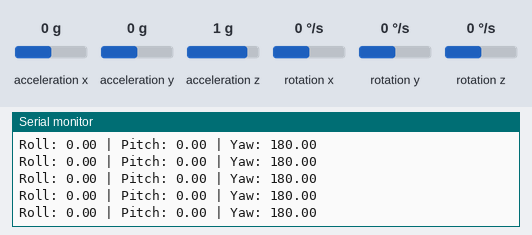
Bench run of a sketch on a simulated Arduino Uno, built with avr-gcc and run on an emulated ATmega328P. Parts: the last lines printed to the serial monitor. Wiring (inferred from the names in the program): MPU-6050 motion sensor at I2C address 0x68. Inputs (shaded band) come from the test bench; at power-on: acceleration z 1 g, acceleration x 0 g, acceleration y 0 g, rotation x 0 °/s, rotation y 0 °/s, rotation z 0 °/s.

Above: at 1.3 s.
1.4 s: acceleration z set to 0 g
4.4 s: acceleration x set to -1.4 g
At 4.44 s:
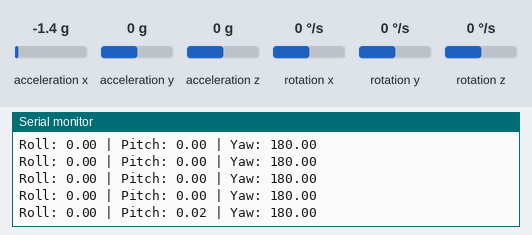
7.4 s: acceleration x set to 0 g
At 7.41 s:
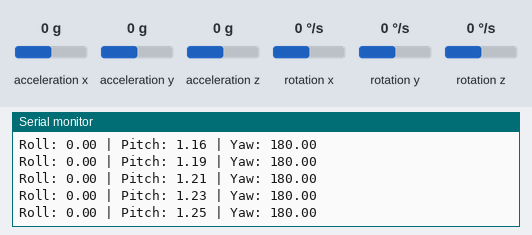
10.4 s: acceleration y set to -1.4 g
At 10.44 s:
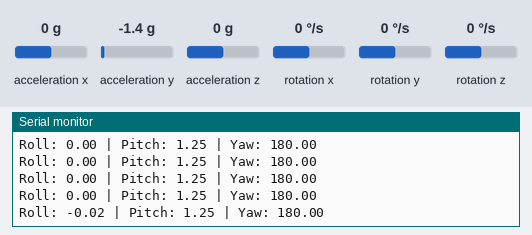
11.9 s: rotation x set to -192 °/s
At 11.95 s:
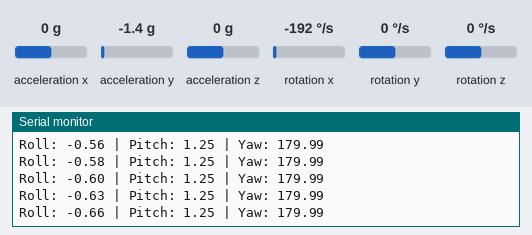
13.4 s: acceleration y set to 0 g
At 13.41 s:
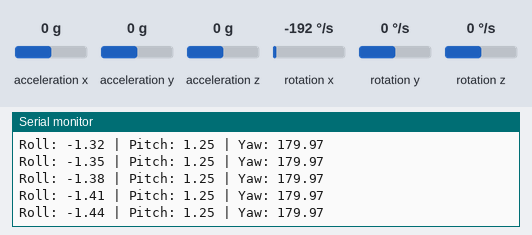
Timing chart, 0 to 16.4 s (numbered marks = the images above; inputs shaded):
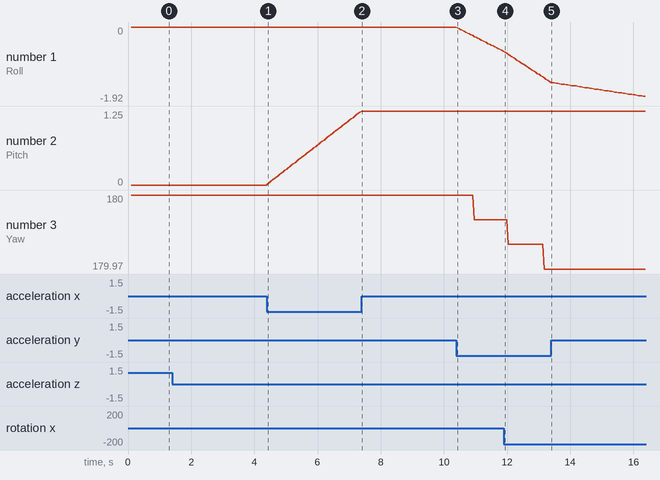

The sketch:

madgwick-filter-attempt1.ino
```cpp
#include <Wire.h>
#include <MadgwickAHRS.h>
#include <math.h>

Madgwick filter;

float ax, ay, az;
float gx, gy, gz;
unsigned long lastTime = 0;
float deltat;

void setup() {
  Serial.begin(9600);
  Wire.begin();
  Wire.setClock(400000);
  delay(100);

  // Wake up MPU6050
  Wire.beginTransmission(0x68);
  Wire.write(0x6B);
  Wire.write(0x00);
  Wire.endTransmission();

  // Configure accelerometer (±8g)
  Wire.beginTransmission(0x68);
  Wire.write(0x1C);
  Wire.write(0x10);
  Wire.endTransmission();

  // Configure gyroscope (±500 °/s)
  Wire.beginTransmission(0x68);
  Wire.write(0x1B);
  Wire.write(0x08);
  Wire.endTransmission();

  lastTime = micros();
}

void loop() {
  readMPU6050();

  // Calculate delta time
  unsigned long now = micros();
  deltat = (now - lastTime) / 1000000.0;
  lastTime = now;

  // Update Madgwick filter
  filter.updateIMU(gx, gy, gz, ax, ay, az);

  // Get orientation (in degrees)
  float roll  = filter.getRoll();
  float pitch = filter.getPitch();
  float yaw   = filter.getYaw();

  Serial.print("Roll: ");
  Serial.print(roll);
  Serial.print(" | Pitch: ");
  Serial.print(pitch);
  Serial.print(" | Yaw: ");
  Serial.println(yaw);

  delay(50);
}

void readMPU6050() {
  Wire.beginTransmission(0x68);
  Wire.write(0x3B); // Start at ACCEL_XOUT_H
  Wire.endTransmission(false);
  Wire.requestFrom(0x68, 14, true);

  int16_t rawAccX = Wire.read() << 8 | Wire.read();
  int16_t rawAccY = Wire.read() << 8 | Wire.read();
  int16_t rawAccZ = Wire.read() << 8 | Wire.read();
  Wire.read(); Wire.read(); // Skip temperature
  int16_t rawGyroX = Wire.read() << 8 | Wire.read();
  int16_t rawGyroY = Wire.read() << 8 | Wire.read();
  int16_t rawGyroZ = Wire.read() << 8 | Wire.read();

  // Convert to physical units
  ax = (float)rawAccX / 4096.0; // ±8g = 4096 LSB/g
  ay = (float)rawAccY / 4096.0;
  az = (float)rawAccZ / 4096.0;

  gx = (float)rawGyroX / 65.5 * DEG_TO_RAD; // ±500°/s = 65.5 LSB/°/s
  gy = (float)rawGyroY / 65.5 * DEG_TO_RAD;
  gz = (float)rawGyroZ / 65.5 * DEG_TO_RAD;
}
```

Measured:
- after the input at 4.4 s, the serial monitor: prints a new line at once (image 1)
- after the input at 10.4 s, the serial monitor: prints a new line at once (image 3)
- after the input at 11.9 s, the serial monitor: prints a new line at once (image 4)
- plotted number 1: 0 → -0.63 after the input at 10.4 s, -0.63 → -1.44 after the input at 11.9 s
- plotted number 2: 0 → 1.25 after the input at 4.4 s
- plotted number 3: 180 → 179.99 after the input at 10.4 s
